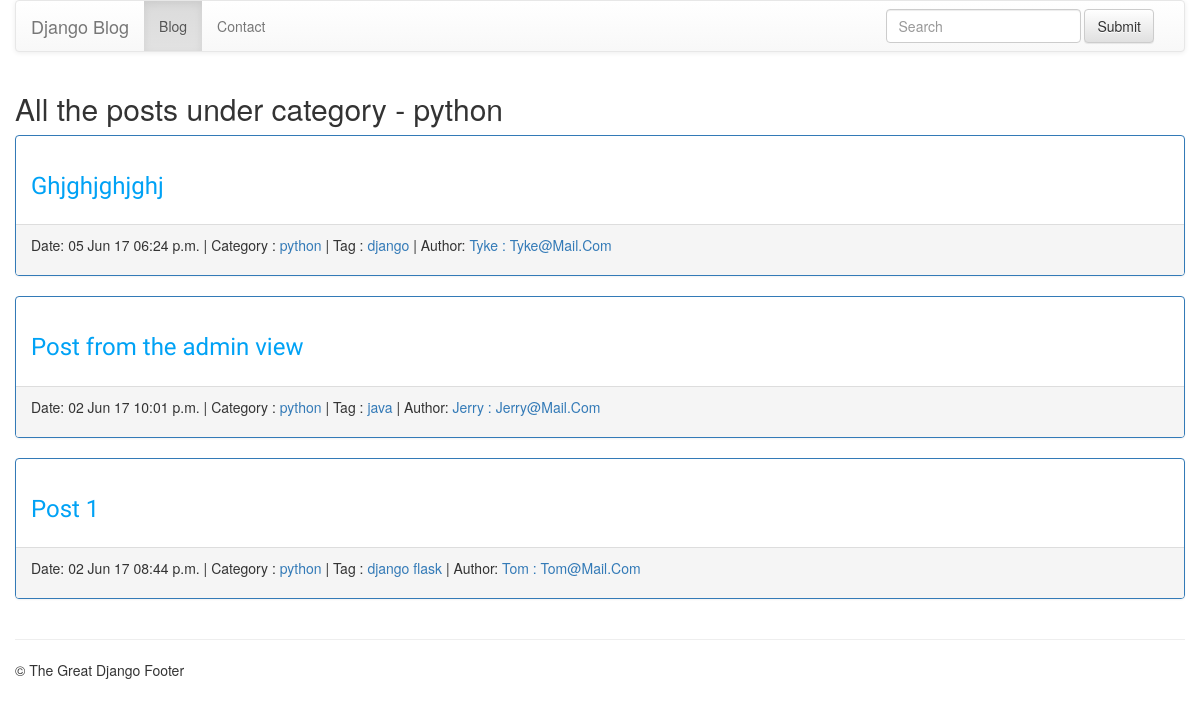
The page /category/python/ on the database its author committed.
### blog/models.py (models this page shows, shortened)
class Category(models.Model):
    name = models.CharField(max_length=100, unique=True)
    slug = models.SlugField(max_length=100, unique=True)
    author = models.ForeignKey(Author)
    class Meta:
        verbose_name_plural = "Categories"
    def __str__(self):
        return self.name
    def get_absolute_url(self):
        return reverse('posts_by_category', args=[self.slug])

class Post(models.Model):
    title = models.CharField(max_length=200)
    slug = models.SlugField(unique=True, help_text="Slug will be generated automatically from post title, and will be displayed when post is saved")
    content = models.TextField()
    pub_date = models.DateTimeField(auto_now_add=True)
    author = models.ForeignKey(Author)
    category = models.ForeignKey(Category)
    tags = models.ManyToManyField(Tag)
    def get_absolute_url(self):
        return reverse('post_detail', args=[self.id])

class Tag(models.Model):
    name = models.CharField(max_length=100, unique=True)
    slug = models.SlugField(max_length=100, unique=True)
    author = models.ForeignKey(Author)
    def __str__(self):
        return self.name
    def get_absolute_url(self):
        return reverse('posts_by_tag', args=[self.slug])

class Author(models.Model):
    name = models.CharField(max_length=50, verbose_name="Author Name")
    email = models.EmailField(unique=True)
    active = models.BooleanField(default=False)
    created_on = models.DateTimeField(auto_now_add=True)
    last_logged_in = models.DateTimeField(auto_now=True)
    def __str__(self):
        return self.name + " : " + self.email

### blog/views.py (the view)
# urls.py: url(r'^category/(?P<category_slug>[\w-]+)/$', views.posts_by_category, name='posts_by_category'),
def posts_by_category(request, category_slug):
    category = get_object_or_404(Category, slug=category_slug)
    posts = get_list_or_404(Post.objects.order_by("-id"), category=category)
    context = {
        'category': category,
        'posts': posts
    }
    print(category)
    return render(request, 'blog/posts_by_category.html', context)

### blog/templates/blog/posts_by_category.html (shortened to what this page needs)
{% extends "blog/base.html"  %}
{% block content %}
    <div class="content">
        <div class="section-inner clearfix">
    <h2>All the posts under category - {{ category.name }}</h2>
   {% for post in posts %}
        <div class="panel panel-primary">
            <div class = "panel-body">
                <h3><a href="{{ post.get_absolute_url }}">{{ post.title|capfirst }}</a> </h3>
            </div>
            <div class="panel-footer">
                <p class="post-info">
                {% include 'blog/post_info.html' %}
                </p>
            </div>
        </div>
    {% empty %}
        <p>There are not posts under {{ category }}</p>
    {% endfor %}
            </div>
    </div>
{% endblock %}

### blog/templates/blog/post_info.html
<span>Date: {{ post.pub_date|date:"d M y h:i a" }}</span> |
<span>Category : <a href="{{ post.category.get_absolute_url }}">{{ post.category }}</a></span> |
<span>Tag :
  {% for tag in post.tags.all %}
      <a href="{{ tag.get_absolute_url }}">{{ tag }}</a>
  {% empty %}
      None
  {% endfor %}
</span>|
<span>Author: <a href="{{ post.author.get_absolute_url }}">{{ post.author|title }}</a></span>

### blog/static/blog/blog.css (style rules this page uses)
h3 a { color: #00A2F5; font-family: 'Lobster'; font-size: 20; }
body { padding-left: 15px; padding-right: 15px; }

### rows shown on the page
Category: name "python"
Post: title "Ghjghjghjghj", pub_date "05 Jun 17 06:24 p.m.", category "python", author "Tyke : Tyke@Mail.Com"
Tag: name "django"
Post: title "Post from the admin view", pub_date "02 Jun 17 10:01 p.m.", category "python", author "Jerry : Jerry@Mail.Com"
Tag: name "java"
Post: title "Post 1", pub_date "02 Jun 17 08:44 p.m.", category "python", author "Tom : Tom@Mail.Com"
Tag: name "flask"
